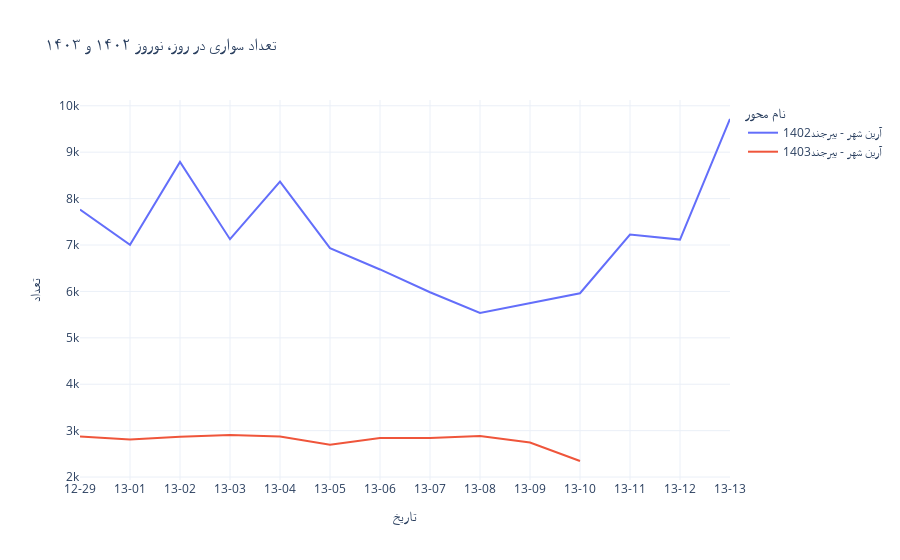
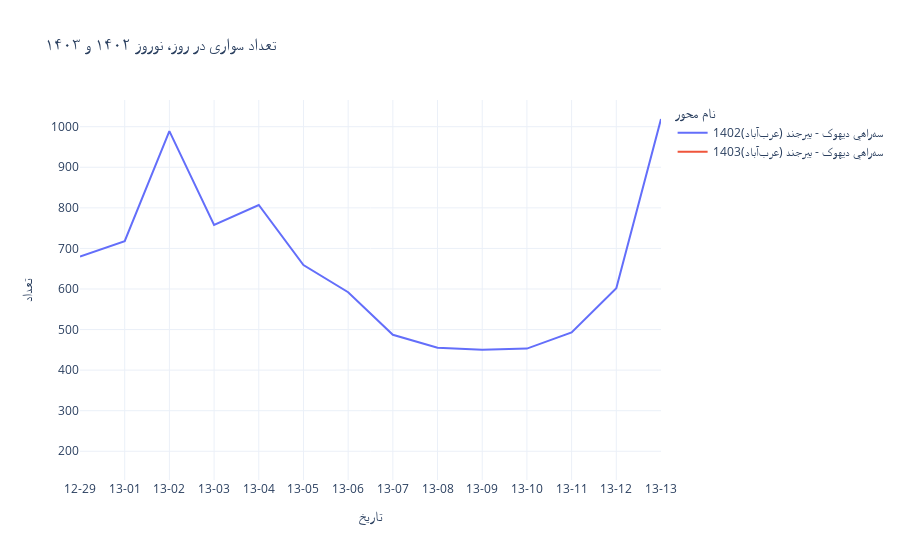
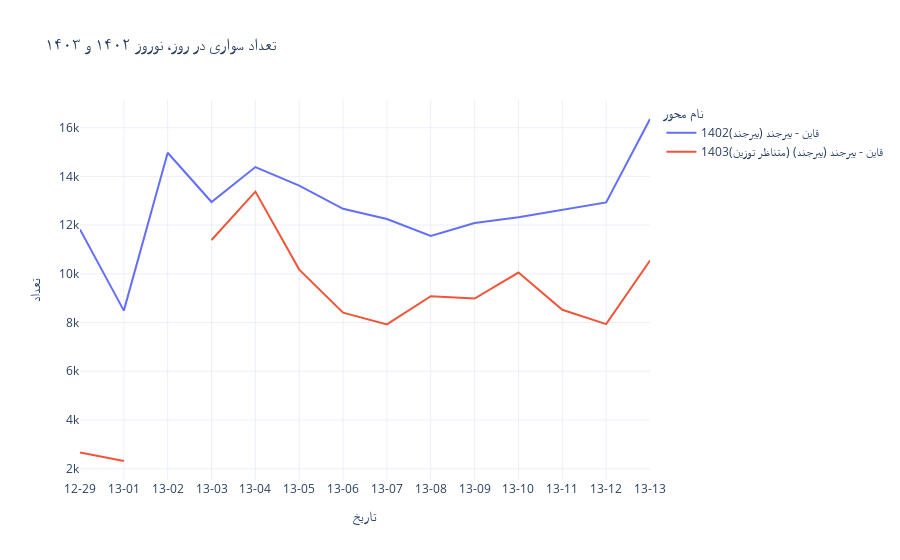
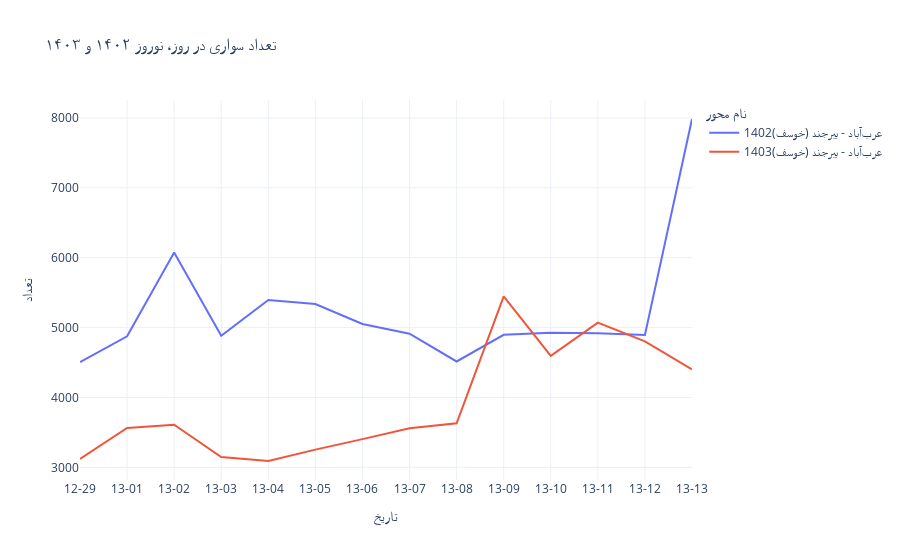

The cell these charts' notebook holds for them, in order:
### Code cell
for index, row in df_cleaned.iterrows():
    print(row.code, row.growth_rate)
    drawchart(row.code)

### Figure 1 — Plotly figure (JSON) as saved in the notebook; plotly's stock layout.template omitted (floating-point values rounded to 4 significant figures)
{"data": [{"hovertemplate": "name=آرين شهر - بيرجند1402<br>date=%{x}<br>car_est=%{y}<extra></extra>", "legendgroup": "آرين شهر - بيرجند1402", "line": {"color": "#636efa", "dash": "solid"}, "marker": {"symbol": "circle"}, "mode": "lines", "name": "آرين شهر - بيرجند1402", "orientation": "v", "showlegend": true, "type": "scatter", "x": ["12-29", "13-01", "13-02", "13-03", "13-04", "13-05", "13-06", "13-07", "13-08", "13-09", "13-10", "13-11", "13-12", "13-13"], "xaxis": "x", "y": [7766.0, 7006.0, 8790.0, 7125.0, 8366.0, 6932.0, 6473.0, 5982.0, 5537.0, 5744.0, 5960.0, 7224.0, 7117.0, 9715.0], "yaxis": "y"}, {"hovertemplate": "name=آرين شهر - بيرجند1403<br>date=%{x}<br>car_est=%{y}<extra></extra>", "legendgroup": "آرين شهر - بيرجند1403", "line": {"color": "#EF553B", "dash": "solid"}, "marker": {"symbol": "circle"}, "mode": "lines", "name": "آرين شهر - بيرجند1403", "orientation": "v", "showlegend": true, "type": "scatter", "x": ["12-29", "13-01", "13-02", "13-03", "13-04", "13-05", "13-06", "13-07", "13-08", "13-09", "13-10", "13-11", "13-12", "13-13"], "xaxis": "x", "y": [2872.0, 2807.0, 2866.0, 2906.0, 2874.0, 2694.0, 2841.0, 2839.0, 2884.0, 2746.0, 2346.0, NaN, NaN, NaN], "yaxis": "y"}], "layout": {"hovermode": "x unified", "legend": {"title": {"text": "نام محور"}, "tracegroupgap": 0}, "title": {"text": "تعداد سواری در روز، نوروز ۱۴۰۲ و ۱۴۰۳"}, "xaxis": {"anchor": "y", "domain": [0, 1], "title": {"text": "تاریخ"}, "type": "category"}, "yaxis": {"anchor": "x", "domain": [0, 1], "title": {"text": "تعداد"}}}}

### Figure 2 — Plotly figure (JSON) as saved in the notebook; plotly's stock layout.template omitted (floating-point values rounded to 4 significant figures)
{"data": [{"hovertemplate": "name=سهراهي ديهوک - بيرجند (عربآباد)1402<br>date=%{x}<br>car_est=%{y}<extra></extra>", "legendgroup": "سهراهي ديهوک - بيرجند (عربآباد)1402", "line": {"color": "#636efa", "dash": "solid"}, "marker": {"symbol": "circle"}, "mode": "lines", "name": "سهراهي ديهوک - بيرجند (عربآباد)1402", "orientation": "v", "showlegend": true, "type": "scatter", "x": ["12-29", "13-01", "13-02", "13-03", "13-04", "13-05", "13-06", "13-07", "13-08", "13-09", "13-10", "13-11", "13-12", "13-13"], "xaxis": "x", "y": [680.0, 718.0, 989.0, 758.0, 807.0, 659.0, 592.0, 487.0, 455.0, 450.0, 453.0, 493.0, 602.0, 1019.0], "yaxis": "y"}, {"hovertemplate": "name=سهراهي ديهوک - بيرجند (عربآباد)1403<br>date=%{x}<br>car_est=%{y}<extra></extra>", "legendgroup": "سهراهي ديهوک - بيرجند (عربآباد)1403", "line": {"color": "#EF553B", "dash": "solid"}, "marker": {"symbol": "circle"}, "mode": "lines", "name": "سهراهي ديهوک - بيرجند (عربآباد)1403", "orientation": "v", "showlegend": true, "type": "scatter", "x": ["12-29", "13-01", "13-02", "13-03", "13-04", "13-05", "13-06", "13-07", "13-08", "13-09", "13-10", "13-11", "13-12", "13-13"], "xaxis": "x", "y": [367.0, NaN, NaN, NaN, 176.0, NaN, NaN, NaN, NaN, NaN, NaN, NaN, NaN, NaN], "yaxis": "y"}], "layout": {"hovermode": "x unified", "legend": {"title": {"text": "نام محور"}, "tracegroupgap": 0}, "title": {"text": "تعداد سواری در روز، نوروز ۱۴۰۲ و ۱۴۰۳"}, "xaxis": {"anchor": "y", "domain": [0, 1], "title": {"text": "تاریخ"}, "type": "category"}, "yaxis": {"anchor": "x", "domain": [0, 1], "title": {"text": "تعداد"}}}}

### Figure 3 — Plotly figure (JSON) as saved in the notebook; plotly's stock layout.template omitted (floating-point values rounded to 4 significant figures)
{"data": [{"hovertemplate": "name=قاين - بيرجند (بيرجند)1402<br>date=%{x}<br>car_est=%{y}<extra></extra>", "legendgroup": "قاين - بيرجند (بيرجند)1402", "line": {"color": "#636efa", "dash": "solid"}, "marker": {"symbol": "circle"}, "mode": "lines", "name": "قاين - بيرجند (بيرجند)1402", "orientation": "v", "showlegend": true, "type": "scatter", "x": ["12-29", "13-01", "13-02", "13-03", "13-04", "13-05", "13-06", "13-07", "13-08", "13-09", "13-10", "13-11", "13-12", "13-13"], "xaxis": "x", "y": [11820.0, 8489.0, 14970.0, 12950.0, 14380.0, 13620.0, 12670.0, 12250.0, 11560.0, 12090.0, 12320.0, 12620.0, 12930.0, 16360.0], "yaxis": "y"}, {"hovertemplate": "name=قاين - بيرجند (بيرجند) (متناظر توزين)1403<br>date=%{x}<br>car_est=%{y}<extra></extra>", "legendgroup": "قاين - بيرجند (بيرجند) (متناظر توزين)1403", "line": {"color": "#EF553B", "dash": "solid"}, "marker": {"symbol": "circle"}, "mode": "lines", "name": "قاين - بيرجند (بيرجند) (متناظر توزين)1403", "orientation": "v", "showlegend": true, "type": "scatter", "x": ["12-29", "13-01", "13-02", "13-03", "13-04", "13-05", "13-06", "13-07", "13-08", "13-09", "13-10", "13-11", "13-12", "13-13"], "xaxis": "x", "y": [2664.0, 2316.0, NaN, 11390.0, 13380.0, 10170.0, 8406.0, 7926.0, 9084.0, 8986.0, 10050.0, 8523.0, 7937.0, 10550.0], "yaxis": "y"}], "layout": {"hovermode": "x unified", "legend": {"title": {"text": "نام محور"}, "tracegroupgap": 0}, "title": {"text": "تعداد سواری در روز، نوروز ۱۴۰۲ و ۱۴۰۳"}, "xaxis": {"anchor": "y", "domain": [0, 1], "title": {"text": "تاریخ"}, "type": "category"}, "yaxis": {"anchor": "x", "domain": [0, 1], "title": {"text": "تعداد"}}}}

### Figure 4 — Plotly figure (JSON) as saved in the notebook; plotly's stock layout.template omitted (floating-point values rounded to 4 significant figures)
{"data": [{"hovertemplate": "name=عربآباد - بيرجند (خوسف)1402<br>date=%{x}<br>car_est=%{y}<extra></extra>", "legendgroup": "عربآباد - بيرجند (خوسف)1402", "line": {"color": "#636efa", "dash": "solid"}, "marker": {"symbol": "circle"}, "mode": "lines", "name": "عربآباد - بيرجند (خوسف)1402", "orientation": "v", "showlegend": true, "type": "scatter", "x": ["12-29", "13-01", "13-02", "13-03", "13-04", "13-05", "13-06", "13-07", "13-08", "13-09", "13-10", "13-11", "13-12", "13-13"], "xaxis": "x", "y": [4506, 4875, 6075, 4884, 5395, 5337, 5052, 4913, 4515, 4897, 4927, 4919, 4893, 7984], "yaxis": "y"}, {"hovertemplate": "name=عربآباد - بيرجند (خوسف)1403<br>date=%{x}<br>car_est=%{y}<extra></extra>", "legendgroup": "عربآباد - بيرجند (خوسف)1403", "line": {"color": "#EF553B", "dash": "solid"}, "marker": {"symbol": "circle"}, "mode": "lines", "name": "عربآباد - بيرجند (خوسف)1403", "orientation": "v", "showlegend": true, "type": "scatter", "x": ["12-29", "13-01", "13-02", "13-03", "13-04", "13-05", "13-06", "13-07", "13-08", "13-09", "13-10", "13-11", "13-12", "13-13"], "xaxis": "x", "y": [3122, 3563, 3609, 3148, 3091, 3254, 3404, 3558, 3630, 5447, 4595, 5070, 4803, 4402], "yaxis": "y"}], "layout": {"hovermode": "x unified", "legend": {"title": {"text": "نام محور"}, "tracegroupgap": 0}, "title": {"text": "تعداد سواری در روز، نوروز ۱۴۰۲ و ۱۴۰۳"}, "xaxis": {"anchor": "y", "domain": [0, 1], "title": {"text": "تاریخ"}, "type": "category"}, "yaxis": {"anchor": "x", "domain": [0, 1], "title": {"text": "تعداد"}}}}
